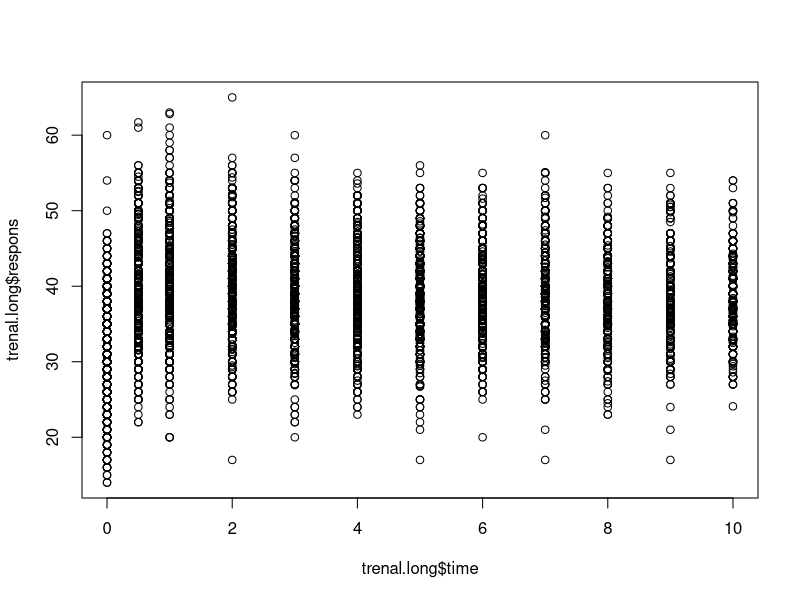
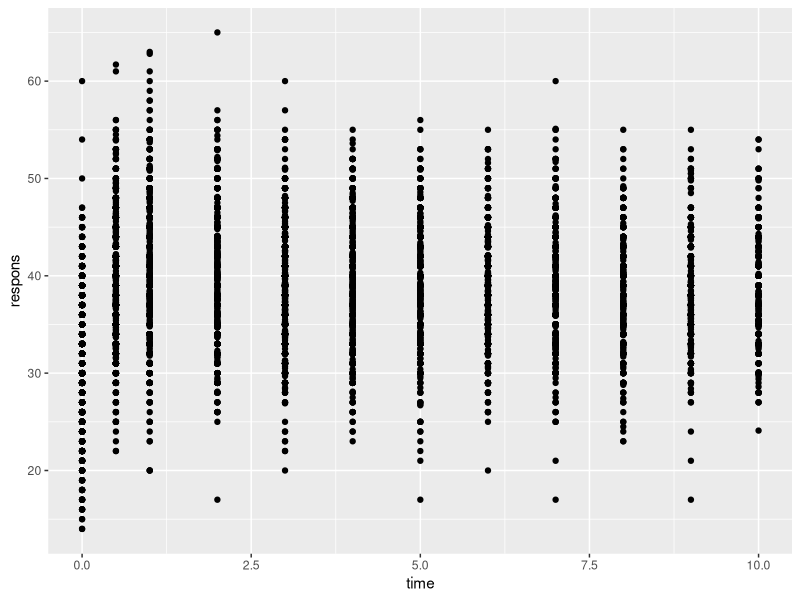
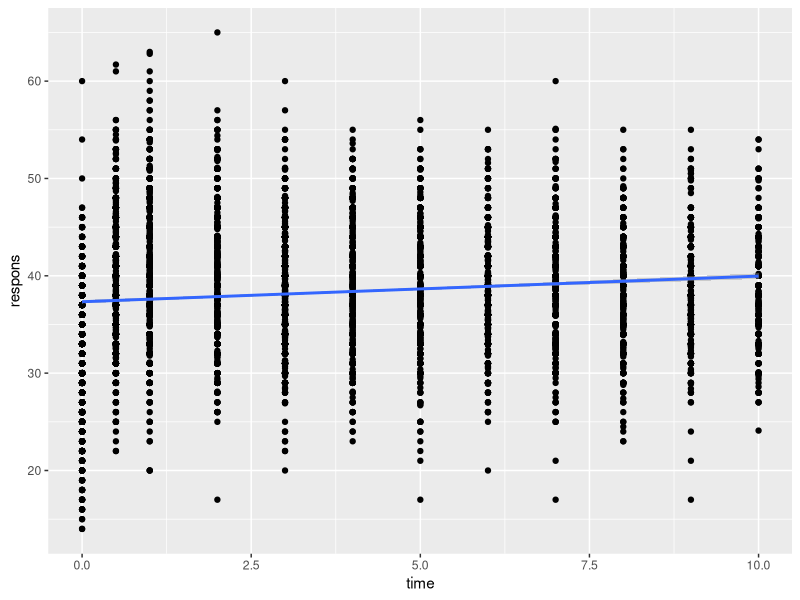
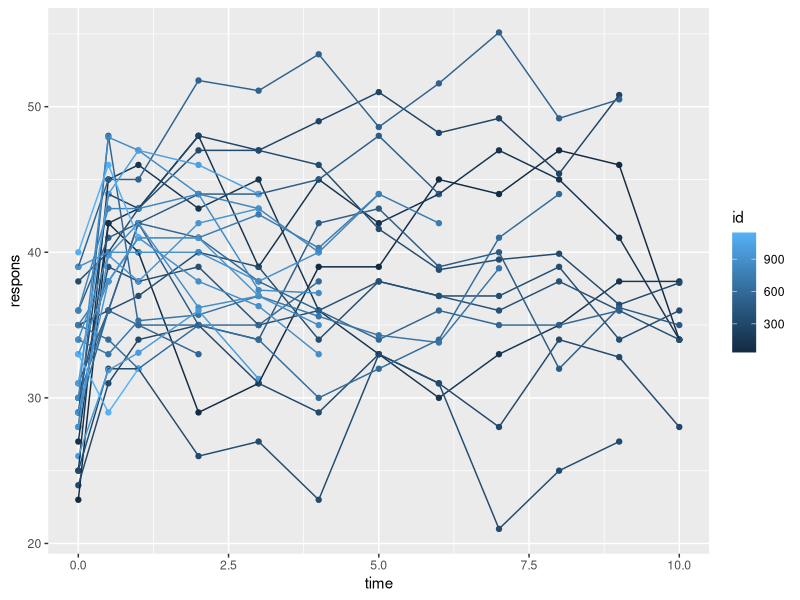
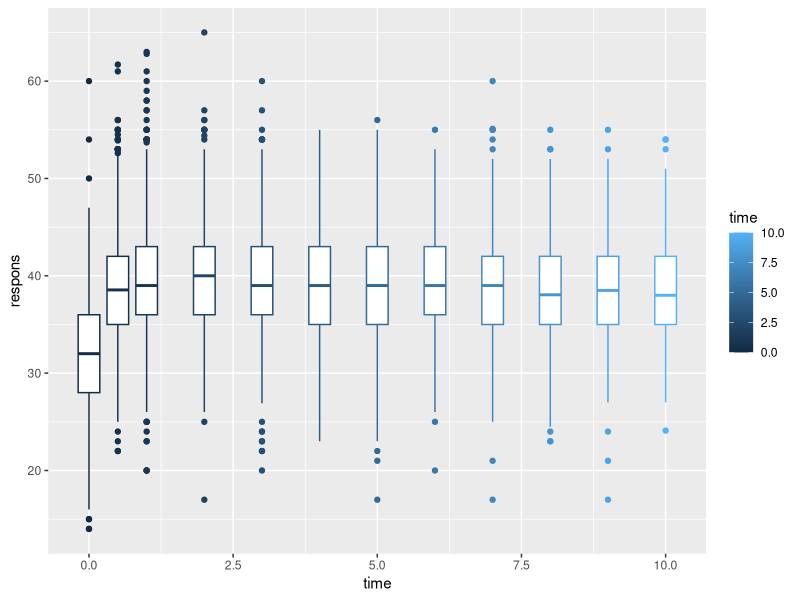
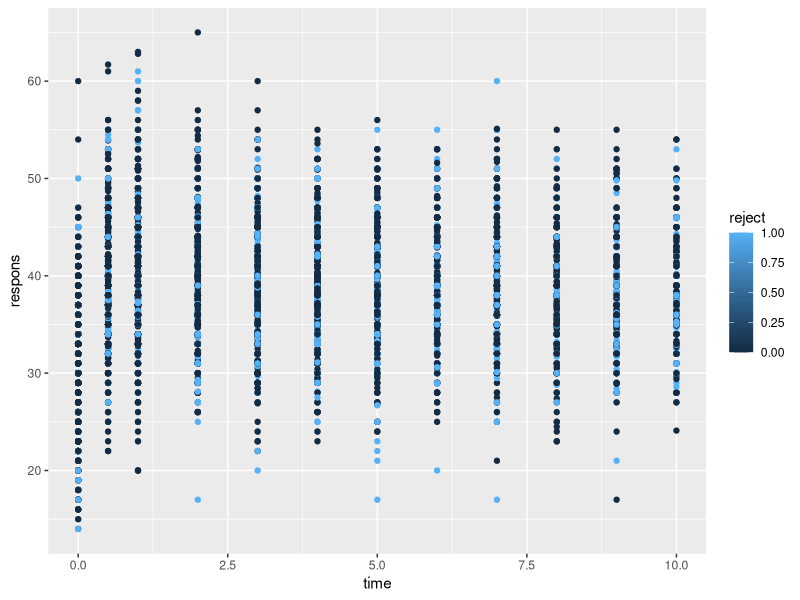
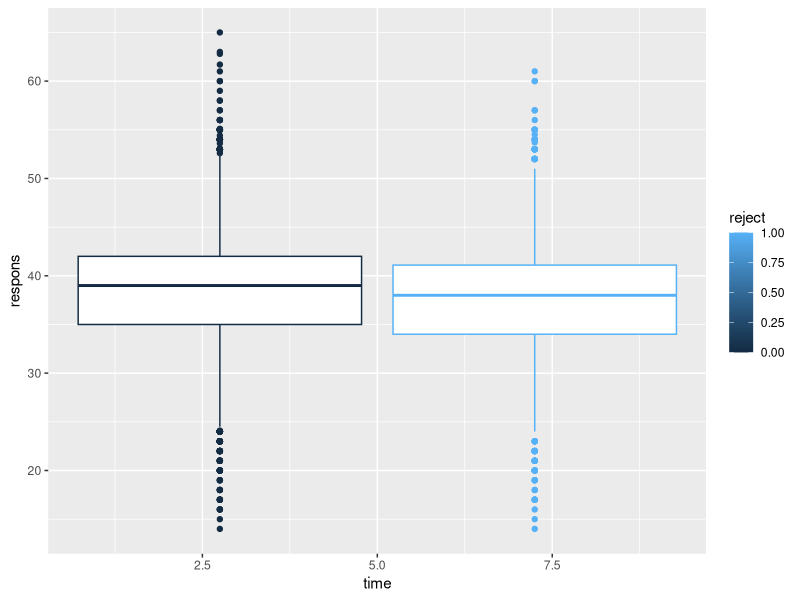
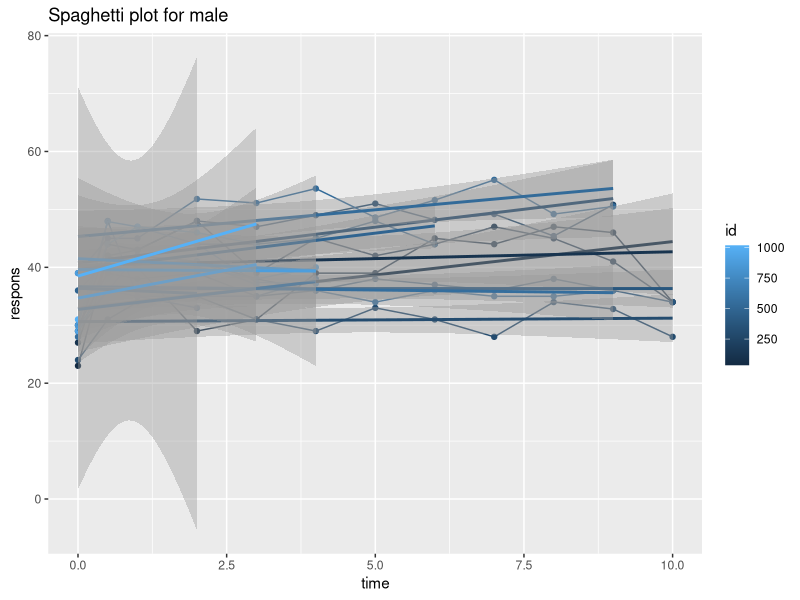

Reproduce these figures in R, in order.
## ---- chunk 1
knitr::opts_chunk$set(echo = TRUE)
## ---- chunk 2
#install.packages("readxl")
library("readxl")
trenal <- read_excel("Trenal.XLS")
summary(trenal)
## ---- chunk 3
trenal= trenal[,-18]
summary(trenal)
## ---- chunk 4
dim(trenal)
## ---- chunk 5
trenal.long = trenal[,13:20]
summary(trenal.long)
## ---- chunk 6
dim(trenal.long)
## ---- chunk 7
#install.packages("magrittr") # package installations are only needed the first time you use it
#install.packages("dplyr")    # alternative installation of the %>%
library(magrittr) # needs to be run every time you start R and want to use %>%
library(dplyr)   
data <- trenal.long %>% 
  relocate(id) %>%
  relocate(j,.after=id)%>%
  relocate(time,.after = j)%>%
  relocate(respons,.after=time)
trenal.long$id = as.factor(trenal.long$id)
trenal.long$j = as.factor(trenal.long$j)
trenal.long$male = as.factor(trenal.long$male)
trenal.long$cardio = as.factor(trenal.long$cardio)
trenal.long$reject = as.factor(trenal.long$reject)
summary(trenal.long)
length(unique(trenal.long$id))
## ---- chunk 8
# Plot the raw data
plot(trenal.long$time,trenal.long$respons)
## ---- chunk 9
library(ggplot2)
library(nlme)
library(lme4)

#Plot data
ggplot(data, aes(x=time, y=respons)) + geom_point()

#Plot data with lm line
ggplot(data, aes(x=time, y=respons)) + geom_point() + geom_smooth(method="lm")

## ---- chunk 10
#Select a sample of data to plot
set.seed(1)
selected <- sample(1:length(unique(trenal.long$id)),30,replace=T) # random samples and permutations
#selected.vector = as.vector(selected)
data.selected = data[(data$id %in% c(selected)), ] 
## ---- chunk 11

#data.selected = data[data$id == selected.vector,]# why the dim(data.selected) = 12 x 8
# Plot the respons over time for different id
# If some responses are not available, NA
ggplot(data.selected, aes(x=time, y=respons, group=id,color=id)) + geom_point()  +geom_line()
#ggplot(data.selected, aes(x=time, y=na.pass(respons), group=id,color=id)) + geom_point()  +geom_line()
## ---- chunk 12
# Box plot
p <- ggplot(data, aes(x=time, y=respons,group =time, color = time)) +  
  geom_boxplot()
p
## ---- chunk 13
#Plot individual data
ggplot(data, aes(x=time, y=respons, group=reject,color=reject)) + geom_point() 
## ---- chunk 14
# Box plot
p <- ggplot(data, aes(x=time, y=respons,group = reject, color = reject)) +  
  geom_boxplot()
p
## ---- chunk 15
data.male =  data[(data$male == "1" ), ] 
data.female =  data[(data$male == "0" ), ] 
data.male.selected =  data[(data$male == "1" & data$id %in% c(selected)), ] 
data.female.selected =  data[(data$male == "0" & data$id %in% c(selected)), ]
## ---- chunk 16
ggplot(data.male.selected, aes(x=time, y =respons, group=id,color=id)) + geom_point()  +geom_line()+ggtitle("Spaghetti plot for male")+ geom_smooth(method="lm")
ggplot(data.female.selected, aes(x=time, y= respons, group=id,color=id)) + geom_point()  +geom_line()+ggtitle("Spaghetti plot for female")+ geom_smooth(method="lm")
## ---- chunk 17
p <- ggplot(data, aes(x=male, y=respons,group = male, color = male)) +  
  geom_boxplot()
p
## ---- chunk 18

p.box.male <- ggplot(data.male, aes(x=time, y=respons,group = time, color = time)) +  
  geom_boxplot()
p.box.male

p.box.female <- ggplot(data.female, aes(x=time, y=respons,group = time, color = time)) +  
  geom_boxplot()
p.box.female
## ---- chunk 19
#Plot individual data
ggplot(data.selected, aes(x=time, y=respons, group=age,color=age)) + geom_point() +geom_line()
## ---- chunk 20
p <- ggplot(data, aes(x=age, y=respons,group = age, color = age)) +  
  geom_boxplot()
p
## ---- chunk 21
#Plot individual data
ggplot(data.selected, aes(x=time, y=respons, group=cardio,color=cardio)) + geom_point()  +geom_line()
## ---- chunk 22
p <- ggplot(data, aes(x=cardio, y=respons,group = cardio, color = cardio)) +  
  geom_boxplot()
p
## ---- chunk 23
trenal.wide = trenal[,1:17]
summary(trenal.wide)
## ---- chunk 24
cor(trenal.wide$HC0,trenal.wide$HC06)
## ---- chunk 25
# scatter plot matrix

pairs(~HC0+HC06+HC1+HC2+HC3+HC4+HC5+HC6+HC7+HC8+HC9+HC10,data=trenal.wide,
   main="Simple Scatterplot Matrix")
## ---- chunk 26
#Lm
lm<-lm(respons~time,data=data)
summary(lm)

## ---- chunk 27
#Plot individual data
ggplot(data, aes(x=time, y=respons, group=male,color=male)) + geom_point() 
#Spaghetti Plot
ggplot(data, aes(x=time, y=respons, group=male,color=male)) + geom_point() +geom_line()
#Spaghetti with fitted lines
ggplot(data, aes(x=time, y=respons, group=male,color=male)) + geom_point()+ geom_smooth(method="lm",se=F) +geom_line()


## ---- chunk 28
#lme
#data = trenal.long
#lme <- lme(repsons ~ time + age ,data=data)
#lme<-lme(respons~time+age+male+reject+cardio,data=data)
#summary(lme)

#newdata<-data.frame(ID=c(1,2,3,4,5),week=c(3,3,3,3,3))
#newdata$prediction<-predict(lm,newdata=newdata)
#newdata
#predict(lme,newdata=newdata,level=0:1)


